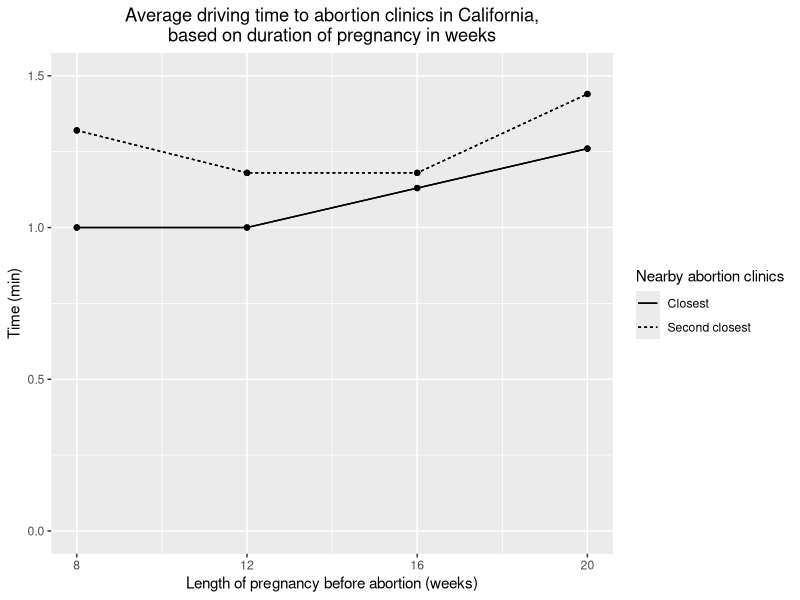
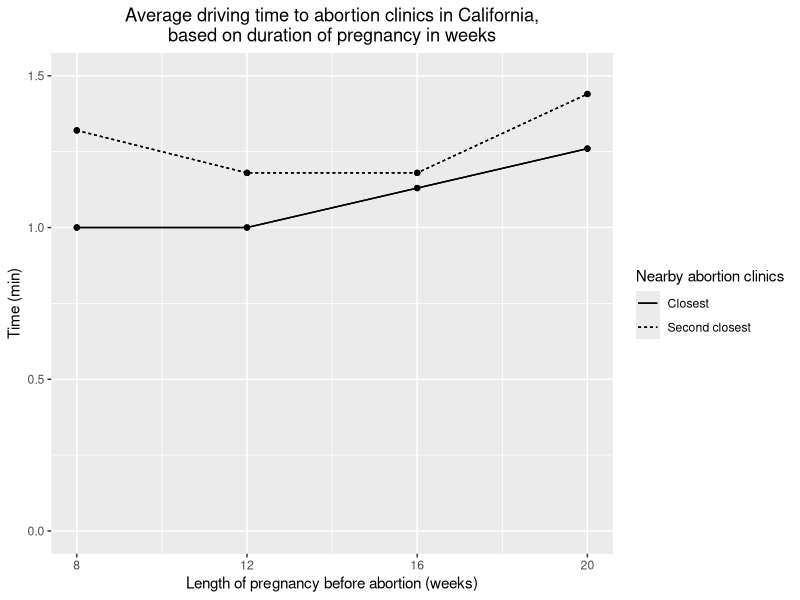

Write the R code that produced these figures, in order.
library(dplyr)
library(tidyverse)
library(stringr)
library(readr)
library(ggplot2)

# load dataset3
data3 <- read.csv("../data/Driving Times to Abortion Clinics in the US.csv")

# find the average amount of time it takes someone in California to get to the closest abortion clinic 

# filter data3 to california
filter_ca <- function(column,data=data3){
  column<-eval(substitute(column),data, parent.frame())
  filtered_states <- data[column != 0, ] %>% 
    filter(state == "California")
  return(filtered_states)
}

# use new california only data to calculate the mean
calculate_mean <- function(column, data=NULL) {
  column<-eval(substitute(column), data, parent.frame())
  return(format(round(mean(column, na.rm=TRUE), 2), nsmall = 2))
}

# generate titles for columns 
generate_title <- function(num, n) {
  return(paste0("Avg driving time in minutes to closest abortion clinic, ", 
                num, " weeks (n=", n, ")"))
}
mean_8 <- calculate_mean(gestation_8_duration, filter_ca(gestation_8_duration))
mean_8_closed <- calculate_mean(gestation_8_duration_closed, filter_ca(gestation_8_duration_closed))
mean_12 <- calculate_mean(gestation_12_duration, filter_ca(gestation_12_duration))
mean_12_closed <- calculate_mean(gestation_12_duration_closed, filter_ca(gestation_12_duration_closed))
mean_16 <- calculate_mean(gestation_16_duration, filter_ca(gestation_16_duration))
mean_16_closed <- calculate_mean(gestation_16_duration_closed, filter_ca(gestation_16_duration_closed))
mean_20 <- calculate_mean(gestation_20_duration, filter_ca(gestation_20_duration))
mean_20_closed <- calculate_mean(gestation_20_duration_closed, filter_ca(gestation_20_duration_closed))

# create df for data3: average time in min it takes to drive to an abortion clinic
ca3 <- data3 %>% 
  group_by(state) %>%
  filter(state == "California") %>%
  summarize("state" = "california", 
            !!generate_title(8, nrow(filter_ca(gestation_8_duration))) := 
              mean_8,
            !!generate_title(8, nrow(filter_ca(gestation_8_duration_closed))) := 
              mean_8_closed,
            !!generate_title(12, nrow(filter_ca(gestation_12_duration))) :=
              mean_12,
            !!generate_title(12, nrow(filter_ca(gestation_12_duration_closed))) := 
              mean_12_closed,
            !!generate_title(16, nrow(filter_ca(gestation_16_duration))) := 
              mean_16,
            !!generate_title(16, nrow(filter_ca(gestation_16_duration_closed))) := 
              mean_16_closed,
            !!generate_title(20, nrow(filter_ca(gestation_20_duration))) := 
              mean_20,
            !!generate_title(20, nrow(filter_ca(gestation_20_duration_closed))) :=  
              mean_20_closed)

df <- data.frame(supp=rep(c("Closest", "Second closest"), each=4),
                  weeks_in_pregnancy=rep(c(8, 12,16, 20),2),
                  avg_driving_times=c(as.numeric(mean_8), as.numeric(mean_12), as.numeric(mean_16), as.numeric(mean_20),
                                      as.numeric(mean_8_closed), as.numeric(mean_12_closed), as.numeric(mean_16_closed), as.numeric(mean_20_closed)))

# line_graph
# add first data: solid line
line_graph <- ggplot(df, aes(x = weeks_in_pregnancy, y = avg_driving_times, group = supp)) +
  geom_line(aes(linetype = supp))+
  geom_point() 

# add second data: dashed line 
line_graph <- line_graph + 
  geom_line(aes(linetype = supp))+
  geom_point() + 
  labs(x = "Length of pregnancy before abortion (weeks)", y = "Time (min)",
       color = "Nearby abortion clinics", linetype="Nearby abortion clinics") +
  ggtitle("Average driving time to abortion clinics in California,\nbased on duration of pregnancy in weeks") +
  theme(plot.title = element_text(hjust = 0.5)) +
  scale_x_continuous(breaks = seq(8, 20, by = 4)) +
  scale_y_continuous(limits = c(0, 1.5)) 
line_graph
  
ggsave("dataset3.jpg")
